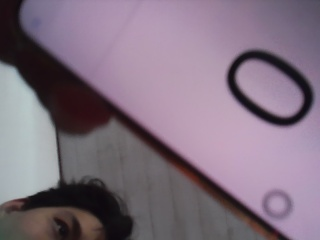
#> input picture dataset_chars/0/0_002.jpg, 320 x 240 px, found by its file name; its folder holds 4 pictures in this run
$ python prepare_char_dataset_real.py
#> lines starting #> are read from the running program, lines starting #| are printed output that depends on the picture; after the words box and inside, x2 and y2 are one past the last pixel; in counts of white or black regions, pixels touching at a corner belong together
#!/usr/bin/env python3
# -*- coding: utf-8 -*-
"""
Chuẩn bị dataset 36 ký tự (0-9, A-Z) từ ảnh thực tế trong dataset_chars/
- Tự động phát hiện nét ký tự và gán nhãn Bounding Box chuẩn YOLO
- Phân chia train/val (85/15)
- Xuất file cấu hình YAML chuẩn Ultralytics YOLO
"""

import os
import sys
import glob
import shutil
import random
import cv2
import numpy as np

if hasattr(sys.stdout, 'reconfigure'):
    try:
        sys.stdout.reconfigure(encoding='utf-8', errors='replace')
    except Exception:
        pass

CLASSES = [
    '0', '1', '2', '3', '4', '5', '6', '7', '8', '9',
    'a', 'b', 'c', 'd', 'e', 'f', 'g', 'h', 'i', 'j',
    'k', 'l', 'm', 'n', 'o', 'p', 'q', 'r', 's', 't',
    'u', 'v', 'w', 'x', 'y', 'z'
]
CLASS_MAP = {c: i for i, c in enumerate(CLASSES)}
for c in 'abcdefghijklmnopqrstuvwxyz':
    CLASS_MAP[c.upper()] = CLASS_MAP[c]
#> in build_char_dataset, img is the input picture: shape (240, 320, 3); mean B, G, R 126.8, 112.2, 127.6

def extract_char_box(img):
    """
    Tự động xác định bounding box của ký tự:
    Phát hiện vùng nét chữ tương phản cao trong khu vực trung tâm màn hình/giấy.
    Trả về [cx, cy, w, h] dạng chuẩn hóa (0.0 - 1.0).
    """
    gray = cv2.cvtColor(img, cv2.COLOR_BGR2GRAY)
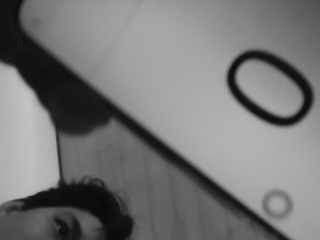
#> gray: shape (240, 320); min 10, max 195, mean 118.5
    h, w = gray.shape
#> h = 240; w = 320

    # Lấy ngưỡng nét tối trên nền sáng (hoặc ngược lại)
    blur = cv2.GaussianBlur(gray, (5, 5), 0)
    thresh = cv2.adaptiveThreshold(blur, 255, cv2.ADAPTIVE_THRESH_GAUSSIAN_C, cv2.THRESH_BINARY_INV, 21, 10)
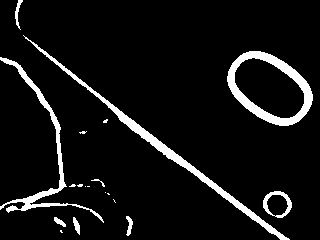
#> thresh: shape (240, 320); 7.4% white; 19 white regions (10 under 20 px)

    cnts, _ = cv2.findContours(thresh, cv2.RETR_LIST, cv2.CHAIN_APPROX_SIMPLE)
#> cnts = 21 contours, 11 with area under 20; largest, box (x1, y1, x2, y2) and area: (227, 51, 313, 126) 4392, (234, 57, 305, 119) 2806, (23, 35, 290, 240) 1594, (0, 57, 104, 223) 1036, (263, 191, 292, 218) 559
    candidates = []

    for c in cnts:
        bx, by, bw, bh = cv2.boundingRect(c)
        cx = (bx + bw / 2.0) / w
        cy = (by + bh / 2.0) / h
        norm_w = bw / w
        norm_h = bh / h

        # Ký tự nằm trong vùng trung tâm màn hình, kích thước vừa phải
        if 0.20 < cx < 0.85 and 0.20 < cy < 0.85 and 0.05 < norm_w < 0.65 and 0.05 < norm_h < 0.65:
            # Ưu tiên contour gần tâm màn hình điện thoại (thường lệch nhẹ tâm ảnh)
            dist_to_center = ((cx - 0.55)**2 + (cy - 0.55)**2)**0.5
            area = bw * bh
            candidates.append((dist_to_center, area, (cx, cy, norm_w, norm_h)))
#> this loop made 21 passes
#> (bx, by, bw, bh, cx, cy, norm_w, norm_h) on passes 17, 19: (234, 57, 71, 62, 0.842, 0.367, 0.222, 0.258), (227, 51, 86, 75, 0.844, 0.369, 0.269, 0.312)
#> (bx, by, bw, bh, cx, cy, norm_w, norm_h) on passes 1 to 6: (60, 230, 3, 3, 0.192, 0.965, 0.00937, 0.0125), (73, 217, 7, 18, 0.239, 0.942, 0.0219, 0.075), (54, 217, 12, 10, 0.188, 0.925, 0.0375, 0.0417), (126, 216, 7, 20, 0.405, 0.942, 0.0219, 0.0833), (113, 199, 3, 4, 0.358, 0.838, 0.00937, 0.0167), (266, 194, 23, 23, 0.867, 0.856, 0.0719, 0.0958)
#> after the loop, candidates = [(0.345, 4402, (0.842, 0.367, 0.222, 0.258)), (0.345, 6450, (0.844, 0.369, 0.269, 0.312))]

    if candidates:
        # Chọn contour có diện tích hợp lý và gần tâm nhất
        candidates.sort(key=lambda item: (item[0], -item[1]))
        best_box = candidates[0][2]
#> best_box = (0.842, 0.367, 0.222, 0.258)
        # Thêm padding nhẹ xung quanh chữ (5%)
        cx, cy, bw, bh = best_box
#> cx = 0.842; cy = 0.367; bw = 0.222; bh = 0.258
        bw = min(1.0, bw * 1.15)
#> bw = 0.255
        bh = min(1.0, bh * 1.15)
#> bh = 0.297
        return [round(cx, 4), round(cy, 4), round(bw, 4), round(bh, 4)], "contour"

    # Fallback vị trí trung tâm màn hình điện thoại
    return [0.55, 0.55, 0.25, 0.28], "center_fallback"

def build_char_dataset(src_dir, output_dir, val_ratio=0.15, random_seed=42):
    random.seed(random_seed)
    os.makedirs(os.path.join(output_dir, "images", "train"), exist_ok=True)
    os.makedirs(os.path.join(output_dir, "images", "val"), exist_ok=True)
    os.makedirs(os.path.join(output_dir, "labels", "train"), exist_ok=True)
    os.makedirs(os.path.join(output_dir, "labels", "val"), exist_ok=True)

    print("=" * 60)
    print("CHUAN BI DU LIEU 36 KY TU TU:", src_dir)
    print("=" * 60)

    method_stats = {"contour": 0, "center_fallback": 0}
    total_imgs = 0

    for folder_name in sorted(os.listdir(src_dir)):
        folder_path = os.path.join(src_dir, folder_name)
        if not os.path.isdir(folder_path):
            continue

        raw_files = [
            os.path.join(folder_path, f)
            for f in os.listdir(folder_path)
            if f.lower().endswith(('.jpg', '.jpeg', '.png'))
        ]

        if not raw_files:
            continue

        cls_key = folder_name.lower()
        if cls_key not in CLASS_MAP:
            print(f"[WARN] Bo qua thu muc khong hop le: {folder_name}")
            continue

        cls_id = CLASS_MAP[cls_key]

        # Phân chia train/val
        random.shuffle(raw_files)
        val_count = max(1, int(len(raw_files) * val_ratio)) if len(raw_files) > 4 else 1
        val_files = raw_files[:val_count]
        train_files = raw_files[val_count:]

        for split, flist in [("train", train_files), ("val", val_files)]:
            for src_path in flist:
                base_name = f"char_{folder_name}_{os.path.basename(src_path)}"
                dest_img = os.path.join(output_dir, "images", split, base_name)
                dest_lbl = os.path.join(output_dir, "labels", split, os.path.splitext(base_name)[0] + ".txt")

                img = cv2.imread(src_path)
                if img is None:
                    continue

                shutil.copy2(src_path, dest_img)
                box, method = extract_char_box(img)
#> box = [0.842, 0.367, 0.255, 0.297]; method = 'contour'
                method_stats[method] += 1

                with open(dest_lbl, "w", encoding="utf-8") as lf:
                    lf.write(f"{cls_id} {box[0]:.4f} {box[1]:.4f} {box[2]:.4f} {box[3]:.4f}\n")

                total_imgs += 1

    # Tạo file chars.yaml
    yaml_path = os.path.join(output_dir, "chars.yaml")
    abs_output = os.path.abspath(output_dir).replace("\\", "/")
    yaml_content = f"""# Cau hinh Dataset 36 Ky Tu (0-9, A-Z) cho Sipeed MaixCAM
path: {abs_output}
train: images/train
val: images/val

names:
"""
    for i, c in enumerate(CLASSES):
        yaml_content += f"  {i}: '{c}'\n"

    with open(yaml_path, "w", encoding="utf-8") as yf:
        yf.write(yaml_content)

    print("\nHOAN TAT CHUAN BI DATASET KY TU:")
    print(f" - Tong so anh: {total_imgs}")
    print(f" - Phat hien contour: {method_stats['contour']}")
    print(f" - Center fallback : {method_stats['center_fallback']}")
    print(f" - File cau hinh    : {yaml_path}")
#|  - File cau hinh    : C:\Users\Public\Documents\Altium\08052026\gay_nguoi_mu_maixcam\dataset_chars_yolo/chars.yaml
    print("=" * 60)
    return yaml_path

if __name__ == "__main__":
    src = r"C:\Users\Public\Documents\Altium\08052026\gay_nguoi_mu_maixcam\dataset_chars"
    out = r"C:\Users\Public\Documents\Altium\08052026\gay_nguoi_mu_maixcam\dataset_chars_yolo"
    build_char_dataset(src, out)
